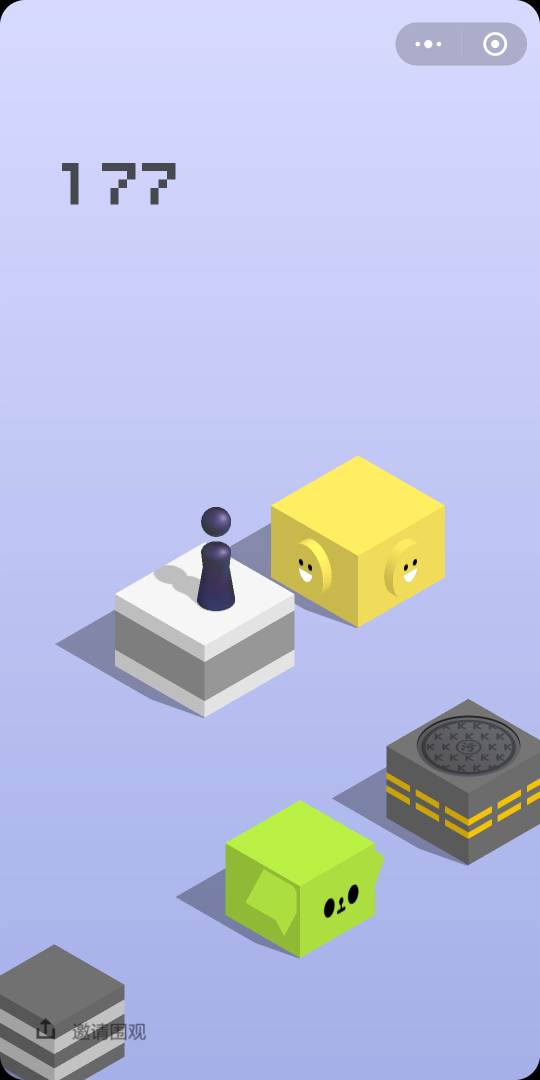
#> input picture 091755.png, 1080 x 2160 px, given in place of 2.png, which was not available (shown at 1/2 size)
$ python color_cut.py   (Python 2 division)
#> lines starting #> are read from the running program, lines starting #| are printed output that depends on the picture
#encoding:utf-8
#黄色检测
import numpy as np
import argparse
import cv2
image = cv2.imread('2.png')
#> image is the input picture: shape (2160, 1080, 3); mean B, G, R 220.2, 191.8, 186
color = [
    ([0, 70, 70], [100, 255, 255])#黄色范围~这个是我自己试验的范围，可根据实际情况自行调整~注意：数值按[b,g,r]排布
]

# 120.109.150
man_color = [
    ([120, 109, 150], [120, 109, 150])
]

#如果color中定义了几种颜色区间，都可以分割出来
for (lower, upper) in man_color:
    print lower
    print upper

    # 创建NumPy数组
    lower = np.array(lower, dtype = "uint8")#颜色下限
    upper = np.array(upper, dtype = "uint8")#颜色上限


    # 根据阈值找到对应颜色
    mask = cv2.inRange(image, lower, upper)
    output = cv2.bitwise_and(image, image, mask = mask)

    # 展示图片
    cv2.imshow("images", np.hstack([image, output]))
    cv2.waitKey(0)
#> this loop made 1 pass
#> pass 1, `cv2.imshow("images", np.hstack([image, output]))`:
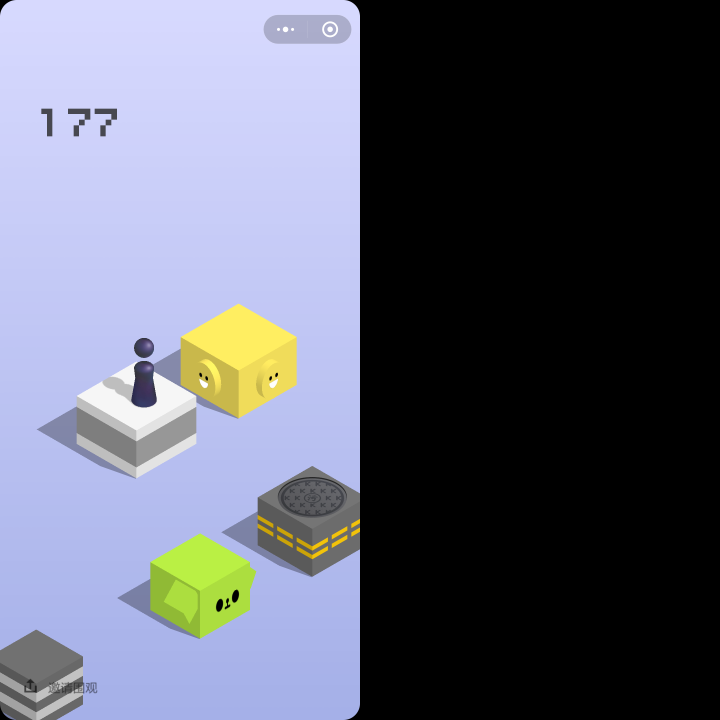
#> window 'images': shape (2160, 2160, 3) (shown at 1/3 size); mean B, G, R 110.1, 95.9, 93

$ run again, on 091801.png
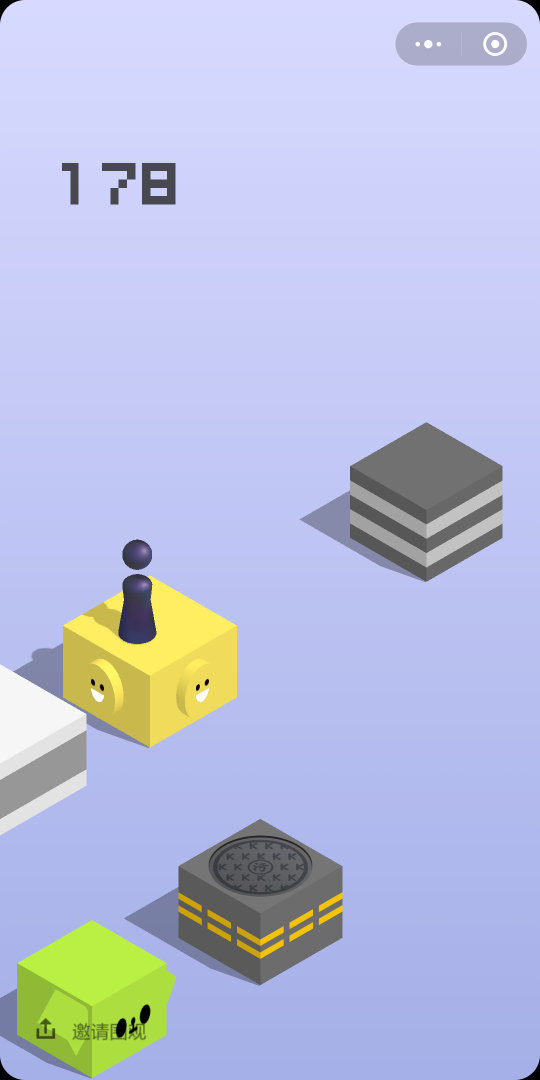
#> input picture 091801.png, 1080 x 2160 px, given in place of 2.png, which was not available (shown at 1/2 size)
#> image is the input picture: shape (2160, 1080, 3); mean B, G, R 220.8, 191.3, 185.4
#> the loop `for (lower, upper) in man_color:` made 1 pass
#> pass 1, `cv2.imshow("images", np.hstack([image, output]))`:
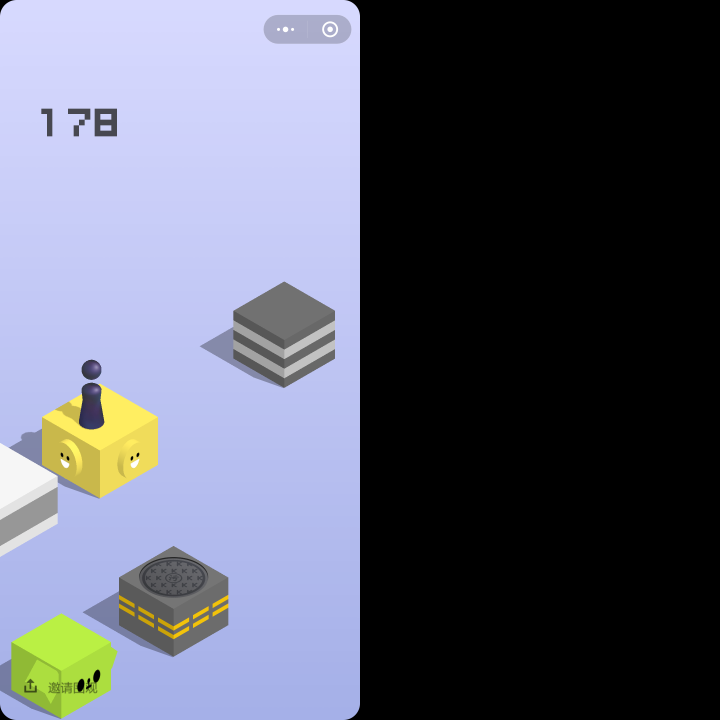
#> window 'images': shape (2160, 2160, 3) (shown at 1/3 size); mean B, G, R 110.4, 95.6, 92.7

$ run again, on 091807.png
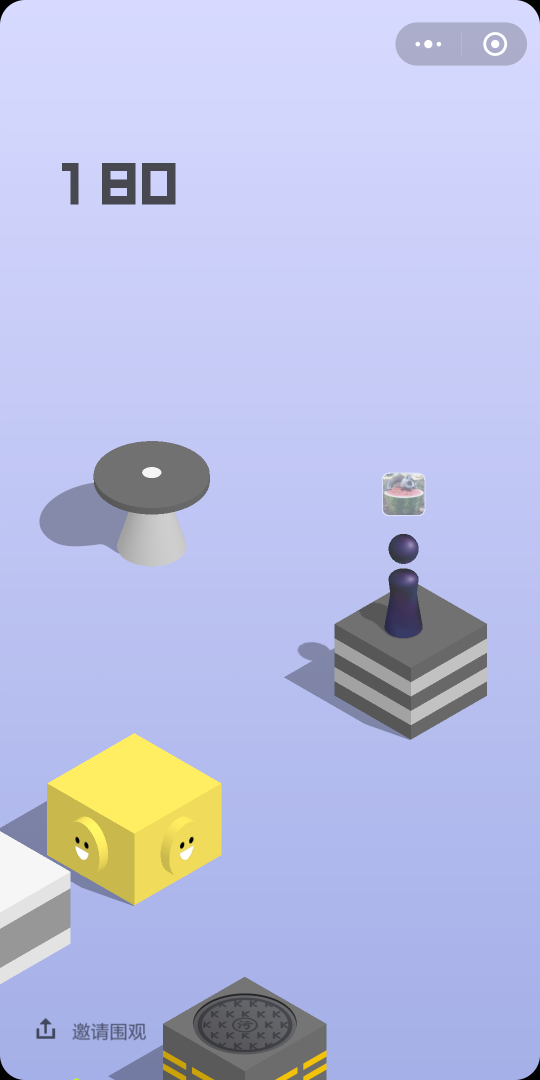
#> input picture 091807.png, 1080 x 2160 px, given in place of 2.png, which was not available (shown at 1/2 size)
#> image is the input picture: shape (2160, 1080, 3); mean B, G, R 225.5, 190.5, 185.8
#> the loop `for (lower, upper) in man_color:` made 1 pass
#> pass 1, `cv2.imshow("images", np.hstack([image, output]))`:
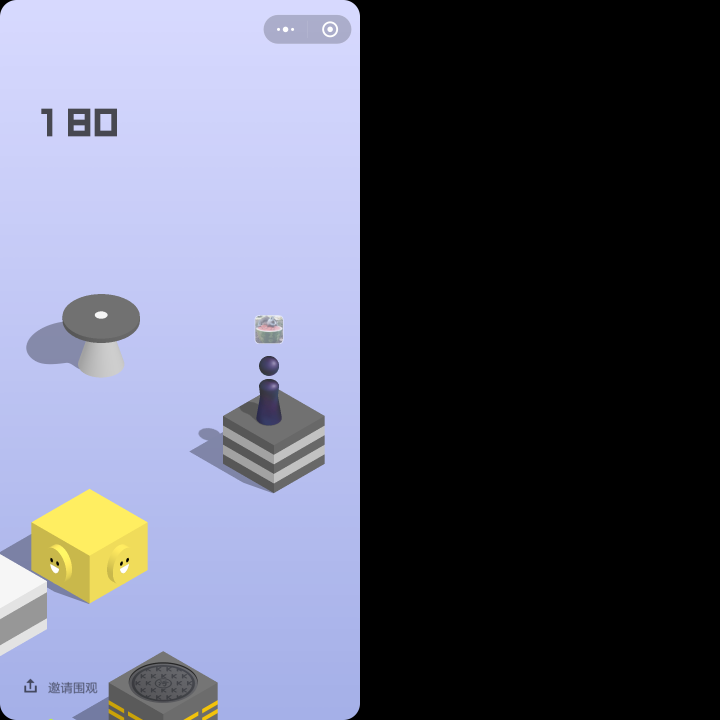
#> window 'images': shape (2160, 2160, 3) (shown at 1/3 size); mean B, G, R 112.7, 95.2, 92.9
